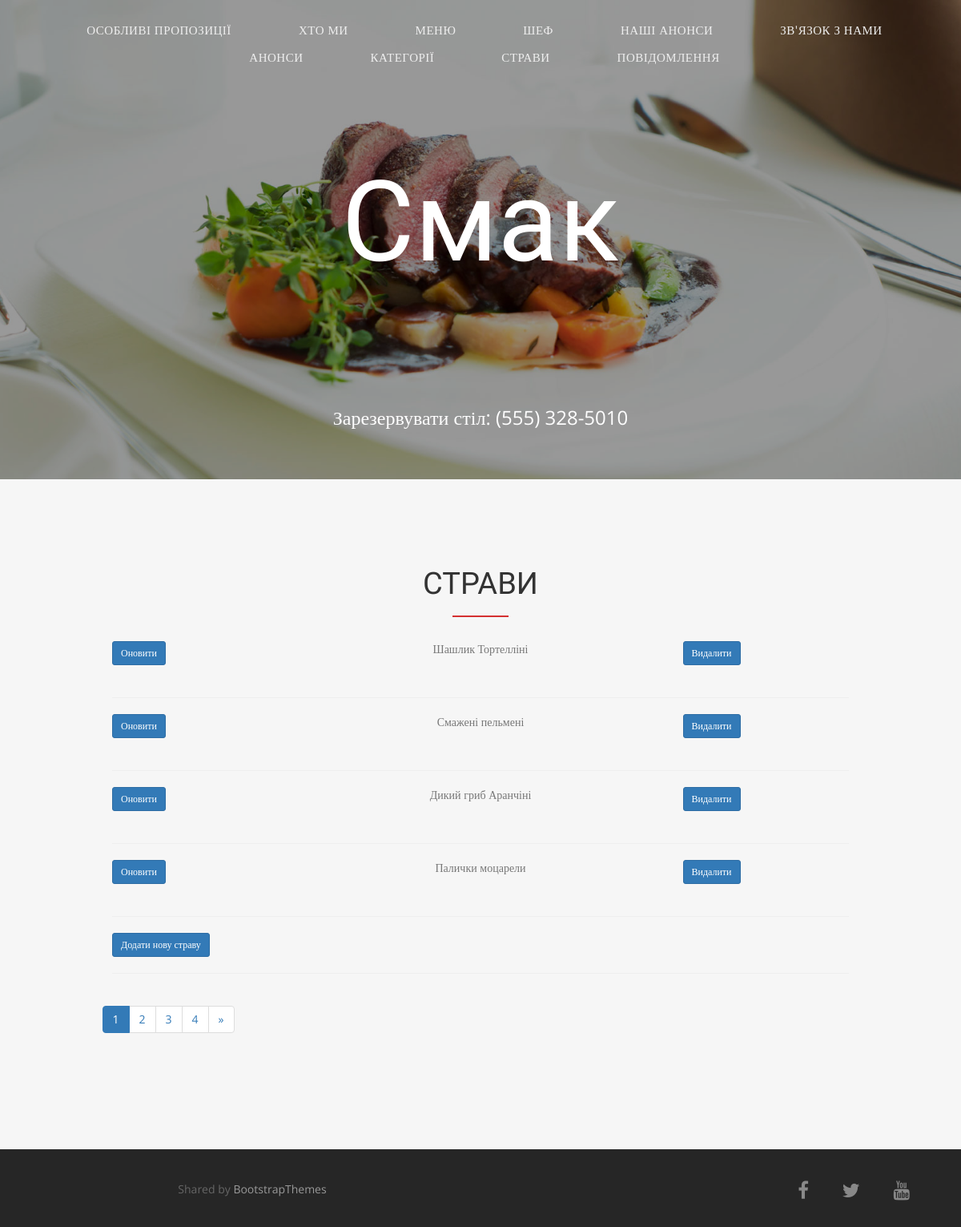
The app's page /menu/dishes/ (signed in), older data.
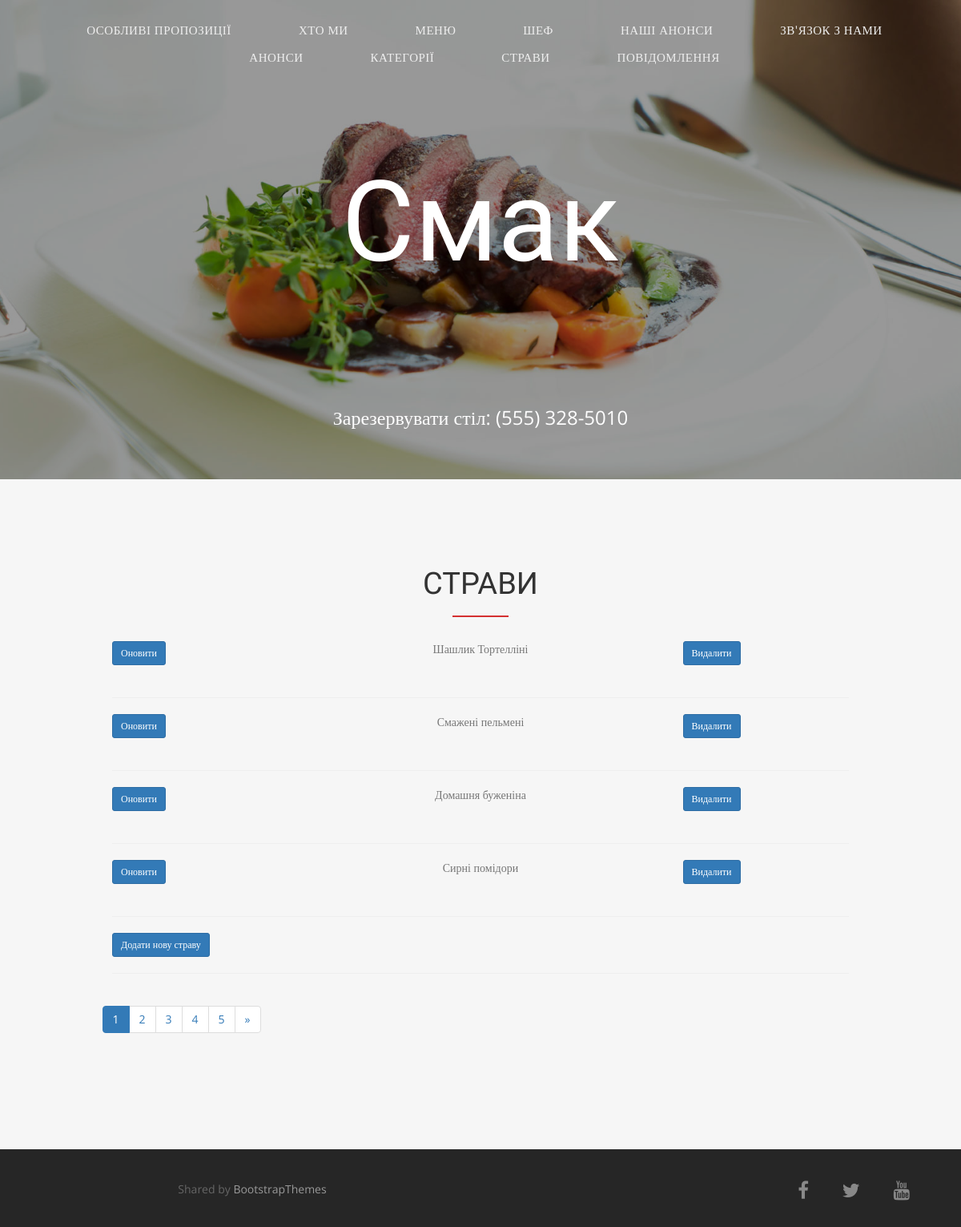
The same page, newer data.
### menu/models.py (models this page shows, shortened)
class Dish(models.Model):
    def get_file_name_dishes(self, filename):
        ext = filename.split('.')[-1]
        filename = f'{uuid4()}.{ext}'
        return path.join('images/dishes/', filename)
    title = models.CharField(max_length=25, unique=True)
    price = models.IntegerField()
    category = models.ForeignKey(Category, on_delete=models.CASCADE)
    photo = models.ImageField(upload_to=get_file_name_dishes)
    description = models.CharField(max_length=300)
    special = models.BooleanField(default=False)

### menu/views.py (the view)
# urls.py: path('dishes/', dishes, name='dishes'),
@login_required(login_url='/login/')
@user_passes_test(is_member)
def dishes(request):
    items = Dish.objects.all().order_by('category_id')
    paginator = Paginator(items, 4)
    page = request.GET.get('page')
    items = paginator.get_page((page))
    return render(request, 'dishes_view.html', context={'items': items})

### menu/views.py (called while the page is built)
def is_member(user):
    return user.groups.filter(name='manager').exists() or user.is_staff

### menu/templates/dishes_view.html (shortened to what this page needs)
{% extends 'base.html' %}
{% block content %}
<section id="dishes" style="padding-top: 100px;padding-right: 0;padding-left: 0;padding-bottom: 120px;background: #f6f6f6;">
    <div class="container">
        <div class="section-title text-center">
            <h2>Страви</h2>
        </div>
        <div class="col-md-10 col-md-offset-1">
            {% for item in items %}
            <div class="row">
                <div class="col-md-3">
                    <a href='{% url "menu:dishes_update" pk=item.pk%}#dish_upd'>
                        <button type="button" class="btn btn-primary btn-sm">Оновити</button>
                    </a>
                </div>
                <div class="col-md-6 section-title text-center">{{ item.title }}</div>
                <div class="col-md-3">
                    <a href='{% url "menu:dishes_delete" pk=item.pk %}'>
                        <button type="button" class="btn btn-primary btn-sm">Видалити</button>
                    </a>
                </div>
            </div>
            <hr/>
            {% endfor %}
            <div class="row">
                <div class='col-md-6 centered'>
                     <a href='{% url "menu:dishes_add" %}#dish_add'>
                        <button type="button" class="btn btn-primary btn-sm">
                            Додати нову страву
                        </button>
                    </a>
                </div>
            </div>
            <hr/>
        </div>
    </div>
    <div id="navigation" class="container">
        <div class="row">
            <div class="col-md-10 col-md-offset-1">
                <nav aria-label="Page navigation example">
                    <ul class="pagination">
                        {% for page in items.paginator.page_range %}
                            {% if page == items.number %}
                                <li class="page-item active">
                                    <a class="page-link" href="#dishes"> {{page}}
                                    </a>
                                </li>
                            {% else %}
                                <li class="page-item">
                                    <a class="page-link" href="?page={{page}}#dishes">
                                        {{page}}
                                    </a>
                                </li>
                            {% endif %}
                        {% endfor %}
                        {% if items.has_next %}
                            <li class="page-item">
                                <a class="page-link" href="?page={{ items.paginator.num_pages }}#dishes" aria-label="Next">
                                    <span aria-hidden="true">&raquo;</span>
                                </a>
                            </li>
                        {% endif %}
                    </ul>
                </nav>
            </div>
        </div>
    </div>
</section>
{% endblock %}

Row changes from the older to the newer data that the page shows:
changed Dish: title "Дикий гриб Аранчіні" → "Домашня буженіна"
changed Dish: title "Палички моцарели" → "Сирні помідори"
Text that changed along with them:
new list line: "5"
